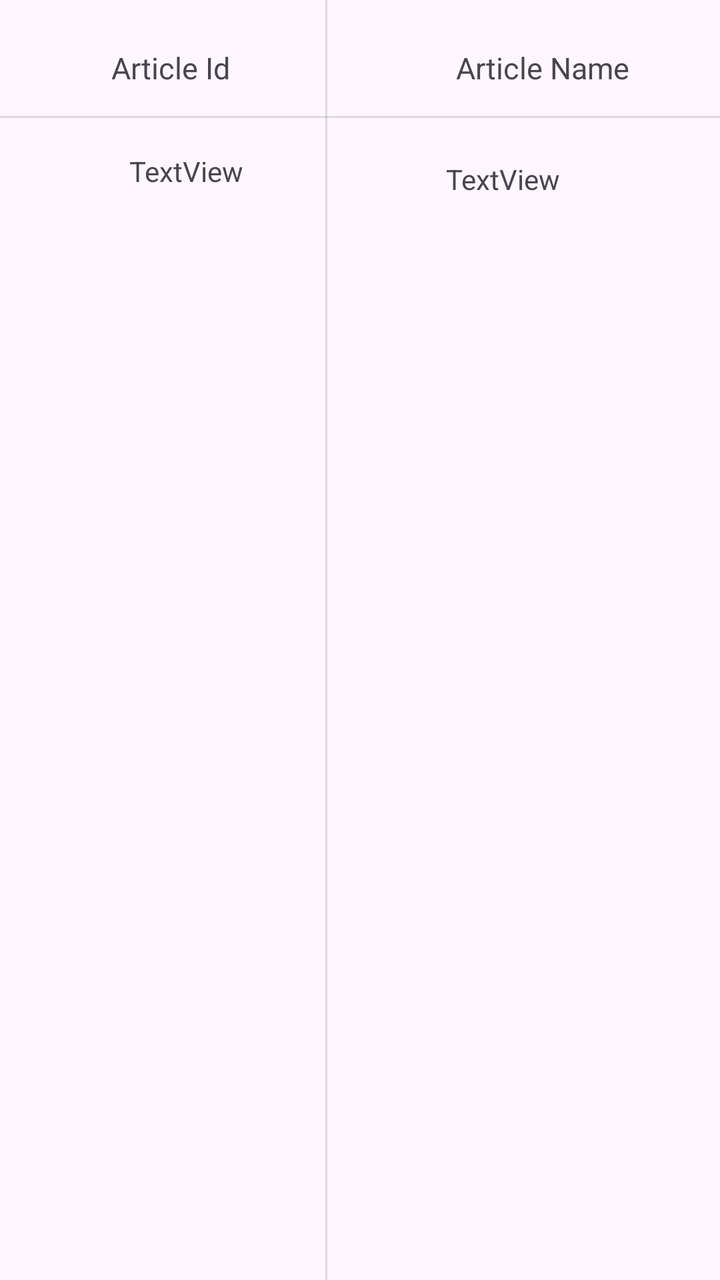
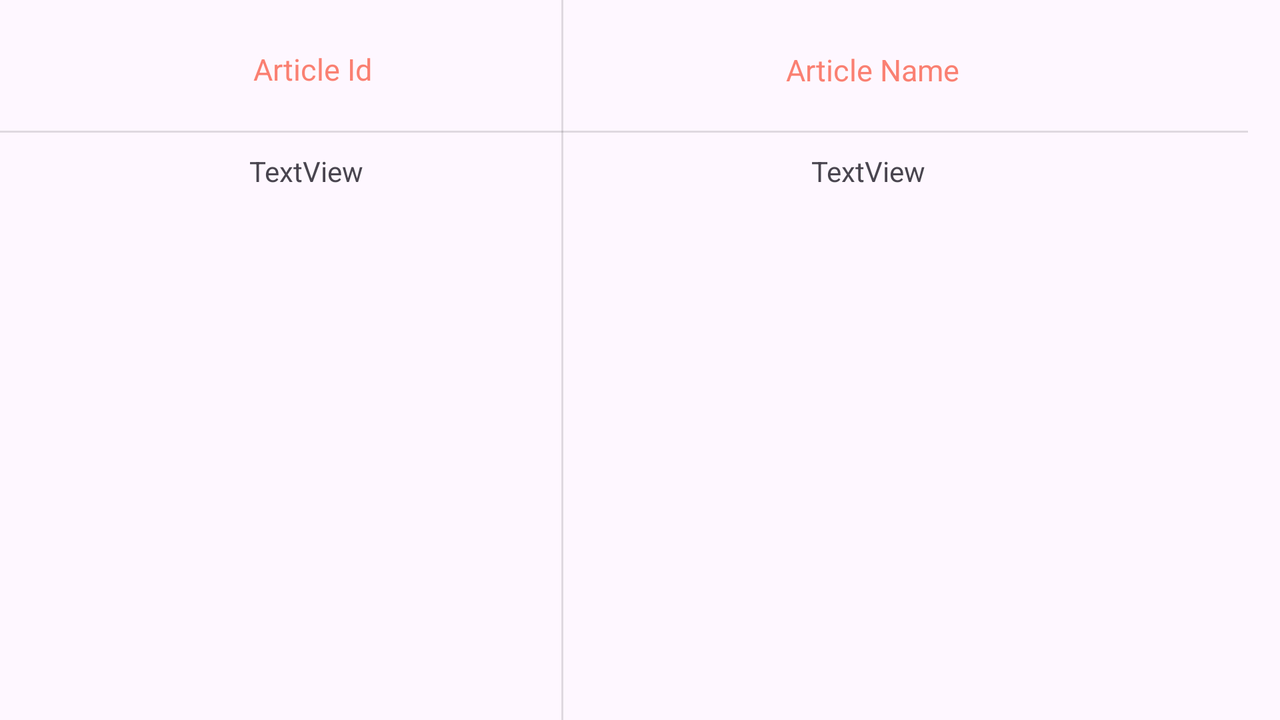

The same Android screen from two of the app's own layout files: first res/layout/ as a phone draws it, then the author's variant for another configuration, drawn on a device whose configuration selects that folder. Both files follow.
<!-- AndroidManifest.xml: application theme Theme.Basketball_Quiz -->
<!-- res/layout/fragment_table_a.xml -->
<?xml version="1.0" encoding="utf-8"?>

<androidx.constraintlayout.widget.ConstraintLayout xmlns:android="http://schemas.android.com/apk/res/android"
    xmlns:app="http://schemas.android.com/apk/res-auto"
    xmlns:tools="http://schemas.android.com/tools"
    android:layout_width="match_parent"
    android:layout_height="match_parent">


    <TextView
        android:id="@+id/textViewTA"
        android:layout_width="139dp"
        android:layout_height="52dp"
        android:layout_marginStart="16dp"
        android:layout_marginTop="8dp"
        android:text="Article Id"
        android:gravity="center"
        android:textSize="15sp"
        app:layout_constraintStart_toStartOf="parent"
        app:layout_constraintTop_toTopOf="parent" />

    <TextView
        android:id="@+id/textView2TA"
        android:layout_width="169dp"
        android:layout_height="52dp"
        android:layout_marginTop="8dp"
        android:layout_marginEnd="4dp"
        android:text="Article Name"
        android:gravity="center"
        android:textSize="15sp"
        app:layout_constraintEnd_toEndOf="parent"
        app:layout_constraintTop_toTopOf="parent" />

    <ScrollView
        android:layout_width="170dp"
        android:layout_height="666dp"
        android:layout_marginStart="8dp"
        android:layout_marginTop="76dp"
        app:layout_constraintStart_toStartOf="parent"
        app:layout_constraintTop_toTopOf="parent">

        <TextView
            android:id="@+id/textView3TA"
            android:layout_width="match_parent"
            android:layout_height="wrap_content"
            android:gravity="center"
            android:text="TextView" />
    </ScrollView>

    <ScrollView
        android:layout_width="209dp"
        android:layout_height="659dp"
        android:layout_marginTop="80dp"
        android:layout_marginEnd="4dp"
        app:layout_constraintEnd_toEndOf="parent"
        app:layout_constraintTop_toTopOf="parent">

        <TextView
            android:id="@+id/textView4TA"
            android:layout_width="match_parent"
            android:layout_height="wrap_content"
            android:gravity="center"
            android:text="TextView" />
    </ScrollView>

    <View
        android:id="@+id/divider5"
        android:layout_width="match_parent"
        android:layout_height="1dp"
        android:background="?android:attr/listDivider"
        app:layout_constraintBottom_toBottomOf="@+id/divider6"
        app:layout_constraintEnd_toEndOf="parent"
        app:layout_constraintHorizontal_bias="1.0"
        app:layout_constraintStart_toStartOf="parent"
        app:layout_constraintTop_toTopOf="parent"
        app:layout_constraintVertical_bias="0.091" />

    <View
        android:id="@+id/divider6"
        android:layout_width="1dp"
        android:layout_height="match_parent"
        android:background="?android:attr/listDivider"
        app:layout_constraintBottom_toBottomOf="parent"
        app:layout_constraintEnd_toEndOf="parent"
        app:layout_constraintHorizontal_bias="0.453"
        app:layout_constraintStart_toStartOf="parent"
        app:layout_constraintTop_toTopOf="parent" />

</androidx.constraintlayout.widget.ConstraintLayout>
<!-- resources referenced by this layout -->
<resources>
  <style name="Theme.Basketball_Quiz" parent="Base.Theme.Basketball_Quiz" />
  <style name="Base.Theme.Basketball_Quiz" parent="Theme.Material3.DayNight.NoActionBar">
          
          
      </style>
</resources>
<!-- res/layout-land/fragment_table_a.xml (the author's variant of the layout above) -->
<!-- drawn on the phone turned sideways -->
<?xml version="1.0" encoding="utf-8"?>
<androidx.constraintlayout.widget.ConstraintLayout xmlns:android="http://schemas.android.com/apk/res/android"
    xmlns:app="http://schemas.android.com/apk/res-auto"
    xmlns:tools="http://schemas.android.com/tools"
    android:layout_width="match_parent"
    android:layout_height="match_parent">


    <TextView
        android:id="@+id/textViewTA"
        android:layout_width="281dp"
        android:layout_height="53dp"
        android:layout_marginStart="16dp"
        android:layout_marginTop="8dp"
        android:text="Article Id"
        android:textColor="@color/Salmon"
        android:gravity="center"
        android:textSize="15sp"
        app:layout_constraintStart_toStartOf="parent"
        app:layout_constraintTop_toTopOf="parent" />

    <TextView
        android:id="@+id/textView2TA"
        android:layout_width="399dp"
        android:layout_height="54dp"
        android:layout_marginTop="8dp"
        android:layout_marginEnd="4dp"
        android:gravity="center"
        android:text="Article Name"
        android:textColor="@color/Salmon"
        android:textSize="15sp"
        app:layout_constraintEnd_toEndOf="parent"
        app:layout_constraintTop_toTopOf="parent" />

    <ScrollView
        android:layout_width="274dp"
        android:layout_height="336dp"
        android:layout_marginStart="16dp"
        android:layout_marginTop="76dp"
        app:layout_constraintStart_toStartOf="parent"
        app:layout_constraintTop_toTopOf="parent">

        <TextView
            android:id="@+id/textView3TA"
            android:layout_width="match_parent"
            android:layout_height="wrap_content"
            android:gravity="center"
            android:text="TextView" />
    </ScrollView>

    <ScrollView
        android:layout_width="380dp"
        android:layout_height="333dp"
        android:layout_marginTop="76dp"
        android:layout_marginEnd="16dp"
        app:layout_constraintEnd_toEndOf="parent"
        app:layout_constraintTop_toTopOf="parent">

        <TextView
            android:id="@+id/textView4TA"
            android:layout_width="match_parent"
            android:layout_height="wrap_content"
            android:gravity="center"
            android:text="TextView" />
    </ScrollView>

    <View
        android:id="@+id/divider3"
        android:layout_width="match_parent"
        android:layout_height="1dp"
        android:layout_marginEnd="16dp"
        android:background="?android:attr/listDivider"
        app:layout_constraintBottom_toBottomOf="parent"
        app:layout_constraintEnd_toEndOf="parent"
        app:layout_constraintTop_toTopOf="parent"
        app:layout_constraintVertical_bias="0.182" />

    <View
        android:id="@+id/divider4"
        android:layout_width="1dp"
        android:layout_height="match_parent"
        android:background="?android:attr/listDivider"
        app:layout_constraintEnd_toEndOf="parent"
        app:layout_constraintHorizontal_bias="0.439"
        app:layout_constraintStart_toStartOf="parent"
        app:layout_constraintTop_toTopOf="parent" />

</androidx.constraintlayout.widget.ConstraintLayout>
<!-- resources referenced by the variant -->
<!-- as the phone turned sideways resolves them -->
<resources>
  <color name="Salmon">#FA8072</color>
  <style name="Theme.Basketball_Quiz" parent="Base.Theme.Basketball_Quiz" />
  <style name="Base.Theme.Basketball_Quiz" parent="Theme.Material3.DayNight.NoActionBar">
          
          
      </style>
</resources>
